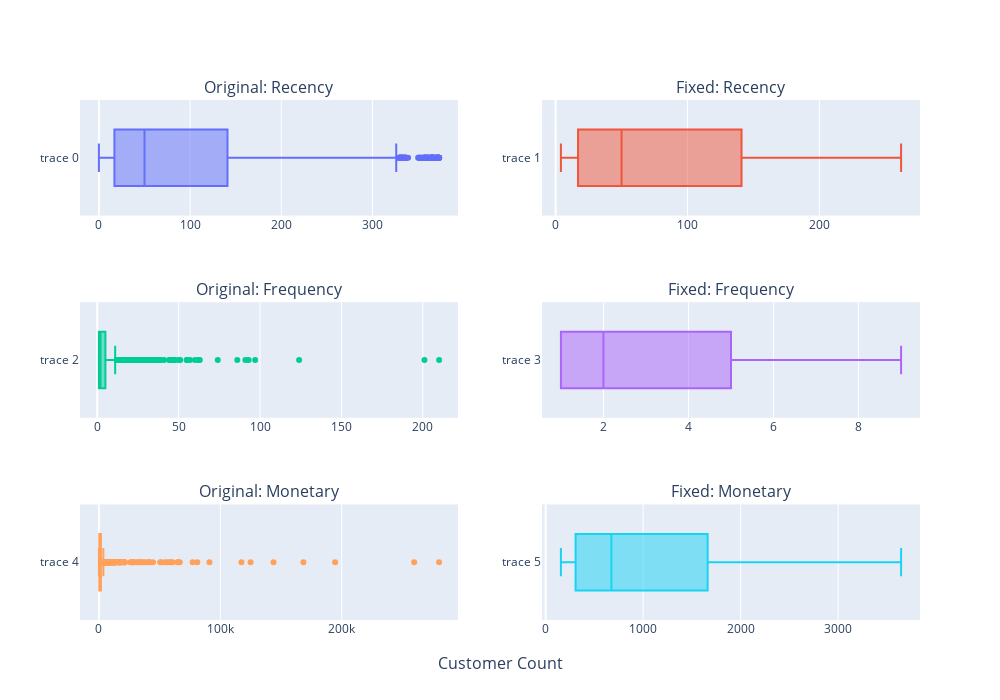

The notebook cell this image was saved under:
### Code cell
fig = make_subplots(
    rows=3, cols=2,
    subplot_titles=(
        "Original: Recency", "Fixed: Recency", 
        "Original: Frequency", "Fixed: Frequency", 
        "Original: Monetary", "Fixed: Monetary"
    ),
    x_title="Customer Count",
)

for r, key in enumerate(["Recency", "Frequency", "Monetary"]):
    fig.add_trace(
        go.Box(x=rfm_data[f"{key}_Original"],),
        row=(r+1), col=1,
    )

    fig.add_trace(
        go.Box(x=rfm_data[f"{key}"],),
        row=(r+1), col=2,
    )

    fig.update_layout(height=700, width=1000, showlegend=False)

fig.show()

### Figure 1 — Plotly figure (JSON) as saved in the notebook; plotly's stock layout.template omitted (floating-point values rounded to 4 significant figures; data arrays with more than 128 entries replaced by an {"elided": "..."} marker saying what was removed)
{"data": [{"type": "box", "x": {"elided": "4339 int values"}, "xaxis": "x", "yaxis": "y"}, {"type": "box", "x": {"elided": "4339 int values"}, "xaxis": "x2", "yaxis": "y2"}, {"type": "box", "x": {"elided": "4339 int values"}, "xaxis": "x3", "yaxis": "y3"}, {"type": "box", "x": {"elided": "4339 int values"}, "xaxis": "x4", "yaxis": "y4"}, {"type": "box", "x": {"elided": "4339 float values"}, "xaxis": "x5", "yaxis": "y5"}, {"type": "box", "x": {"elided": "4339 float values"}, "xaxis": "x6", "yaxis": "y6"}], "layout": {"annotations": [{"font": {"size": 16}, "showarrow": false, "text": "Original: Recency", "x": 0.225, "xanchor": "center", "xref": "paper", "y": 1, "yanchor": "bottom", "yref": "paper"}, {"font": {"size": 16}, "showarrow": false, "text": "Fixed: Recency", "x": 0.775, "xanchor": "center", "xref": "paper", "y": 1, "yanchor": "bottom", "yref": "paper"}, {"font": {"size": 16}, "showarrow": false, "text": "Original: Frequency", "x": 0.225, "xanchor": "center", "xref": "paper", "y": 0.6111, "yanchor": "bottom", "yref": "paper"}, {"font": {"size": 16}, "showarrow": false, "text": "Fixed: Frequency", "x": 0.775, "xanchor": "center", "xref": "paper", "y": 0.6111, "yanchor": "bottom", "yref": "paper"}, {"font": {"size": 16}, "showarrow": false, "text": "Original: Monetary", "x": 0.225, "xanchor": "center", "xref": "paper", "y": 0.2222, "yanchor": "bottom", "yref": "paper"}, {"font": {"size": 16}, "showarrow": false, "text": "Fixed: Monetary", "x": 0.775, "xanchor": "center", "xref": "paper", "y": 0.2222, "yanchor": "bottom", "yref": "paper"}, {"font": {"size": 16}, "showarrow": false, "text": "Customer Count", "x": 0.5, "xanchor": "center", "xref": "paper", "y": 0, "yanchor": "top", "yref": "paper", "yshift": -30}], "height": 700, "showlegend": false, "width": 1000, "xaxis": {"anchor": "y", "domain": [0, 0.45]}, "xaxis2": {"anchor": "y2", "domain": [0.55, 1]}, "xaxis3": {"anchor": "y3", "domain": [0, 0.45]}, "xaxis4": {"anchor": "y4", "domain": [0.55, 1]}, "xaxis5": {"anchor": "y5", "domain": [0, 0.45]}, "xaxis6": {"anchor": "y6", "domain": [0.55, 1]}, "yaxis": {"anchor": "x", "domain": [0.7778, 1]}, "yaxis2": {"anchor": "x2", "domain": [0.7778, 1]}, "yaxis3": {"anchor": "x3", "domain": [0.3889, 0.6111]}, "yaxis4": {"anchor": "x4", "domain": [0.3889, 0.6111]}, "yaxis5": {"anchor": "x5", "domain": [0, 0.2222]}, "yaxis6": {"anchor": "x6", "domain": [0, 0.2222]}}}
